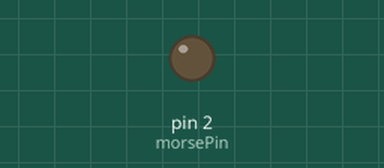
The sketch below on a simulated Arduino Uno, built with avr-gcc and run on an emulated ATmega328P. Shown: output pins drawn as LEDs (lit = HIGH).

Above: at 0.1 s.
At 38.6 s:
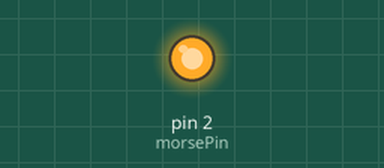
Timing chart, 0 to 40.0 s (numbered marks = the images above):
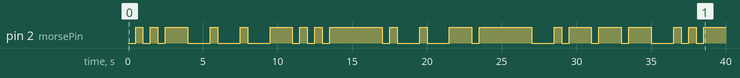

Measured:
- by itself, pin 2 (morsePin): LOW → HIGH at 0.50 s, → LOW 0.50 s later, → HIGH 0.50 s later, → LOW 0.50 s later, … (39 changes in this stretch)

The sketch:

esp8266-morse-interpreter.ino
```cpp
#include "Morse.h"
void dash();
void dot();
Morse morse = Morse(dot, dash); //dot and dash will point our functions dot() and dash()
byte morsePin = 2;

void setup() {
  pinMode(morsePin, OUTPUT);
}

void loop() {
  morse.print("sos we need chocolate");
  delay(5000);

}

/*
  Function to be executed when morse finds a dash "-"
*/
void dash() {
  digitalWrite(morsePin, LOW);
  delay(morse.unit * 3);
  digitalWrite(morsePin, HIGH);
}

/*
  Function to be executed when morse finds a dot "."
*/
void dot()
{
  digitalWrite(morsePin, LOW);
  delay(morse.unit);
  digitalWrite(morsePin, HIGH);
}
```

Morse.cpp
```cpp
#include "Morse.h"
#include <arduino.h>

Morse::Morse(void (*onDot)(), void (*onDash)() )
{
  dotFunction = onDot;
  dashFunction = onDash;
  if (!morseChars.empty())
    return; //It is actually initialized, so lets not do it again.

  /*
    1. The length of a dot is one unit.
    2. A dash is three units.
    3. The space between parts of the same letter is one unit.
    4. The space between letters is three units.
    5. The space between words is seven units.
  */

  morseChars['a'][0] = 2;
  morseChars['b'][0] = 4;
  morseChars['c'][0] = 4;
  morseChars['d'][0] = 3;
  morseChars['e'][0] = 1;
  morseChars['f'][0] = 4;
  morseChars['g'][0] = 3;
  morseChars['h'][0] = 4;
  morseChars['i'][0] = 2;
  morseChars['j'][0] = 4;
  morseChars['k'][0] = 3;
  morseChars['l'][0] = 4;
  morseChars['m'][0] = 2;
  morseChars['n'][0] = 2;
  morseChars['o'][0] = 3;
  morseChars['p'][0] = 4;
  morseChars['q'][0] = 4;
  morseChars['r'][0] = 3;
  morseChars['s'][0] = 3;
  morseChars['t'][0] = 1;
  morseChars['u'][0] = 4;
  morseChars['v'][0] = 4;
  morseChars['w'][0] = 3;
  morseChars['x'][0] = 4;
  morseChars['y'][0] = 4;
  morseChars['z'][0] = 4;

  morseChars['1'][0] = 5;
  morseChars['2'][0] = 5;
  morseChars['3'][0] = 5;
  morseChars['4'][0] = 5;
  morseChars['5'][0] = 5;
  morseChars['6'][0] = 5;
  morseChars['7'][0] = 5;
  morseChars['8'][0] = 5;
  morseChars['9'][0] = 5;
  morseChars['0'][0] = 5;

  morseChars['a'][1] = B01000000;
  morseChars['b'][1] = B10000000;
  morseChars['c'][1] = B10100000;
  morseChars['d'][1] = B10000000;
  morseChars['e'][1] = B00000000;
  morseChars['f'][1] = B00100000;
  morseChars['g'][1] = B11000000;
  morseChars['h'][1] = B00000000;
  morseChars['i'][1] = B00000000;
  morseChars['j'][1] = B01110000;
  morseChars['k'][1] = B10100000;
  morseChars['l'][1] = B01000000;
  morseChars['m'][1] = B11000000;
  morseChars['n'][1] = B10000000;
  morseChars['o'][1] = B11100000;
  morseChars['p'][1] = B01100000;
  morseChars['q'][1] = B11010000;
  morseChars['r'][1] = B01000000;
  morseChars['s'][1] = B00000000;
  morseChars['t'][1] = B10000000;
  morseChars['u'][1] = B00100000;
  morseChars['v'][1] = B00010000;
  morseChars['w'][1] = B01100000;
  morseChars['x'][1] = B10010000;
  morseChars['y'][1] = B10110000;
  morseChars['z'][1] = B11000000;

  morseChars['1'][1] = B01111000;
  morseChars['2'][1] = B00111000;
  morseChars['3'][1] = B00011000;
  morseChars['4'][1] = B00001000;
  morseChars['5'][1] = B00000000;
  morseChars['6'][1] = B10000000;
  morseChars['7'][1] = B11000000;
  morseChars['8'][1] = B11100000;
  morseChars['9'][1] = B11110000;
  morseChars['0'][1] = B11111000;

}

void Morse::print(String str) {
  for (int i = 0; i < str.length(); i++)
  {
    if (isspace (str[i]))
    {
      delay(unit * 4);
      //because there is alway 3 units after each letter, when a space comes, I just add 3 units (total=7)
    }
    else {
      //emitt character
      emmitMorse(str[i]);
      delay(unit * 2); //Because emmitMorse adds an the separation delay of 1 unit, I just need to add 2 (total=3)
    }

  }
}

void inline Morse::emmitMorse(char letter) {
  for (int i = 0; i < morseChars[letter][0]; i++)
  {
    //digitalWrite(pin, on);

    if ((morseChars[letter][1] >> 7 - i) & 1)
    {
      //delay(unit * 3); //Show a dash
      dashFunction();

    }
    else
    {
      //delay(unit); //Show a dot.
      dotFunction();
    }

    //digitalWrite(pin, off);
    delay(unit);
  }
}
```

Morse.h
```cpp
#ifndef _MORSE_H_
#define _MORSE_H_

#include <arduino.h>
#include <map>

#define DEFAULT_UNIT_LENGTH 500

/*
  1. The length of a dot is one unit.
  2. A dash is three units.
  3. The space between parts of the same letter is one unit.
  4. The space between letters is three units.
  5. The space between words is seven units.
*/

class Morse
{
  public:
    std::map<char, byte[2]> morseChars;
    int unit = DEFAULT_UNIT_LENGTH;

    Morse(void (*onDot)(), void (*onDash)() );
    void print(String str);

  private:
    void (*dotFunction)();
    void (*dashFunction)();
    void inline emmitMorse(char letter);

};

#endif
```
